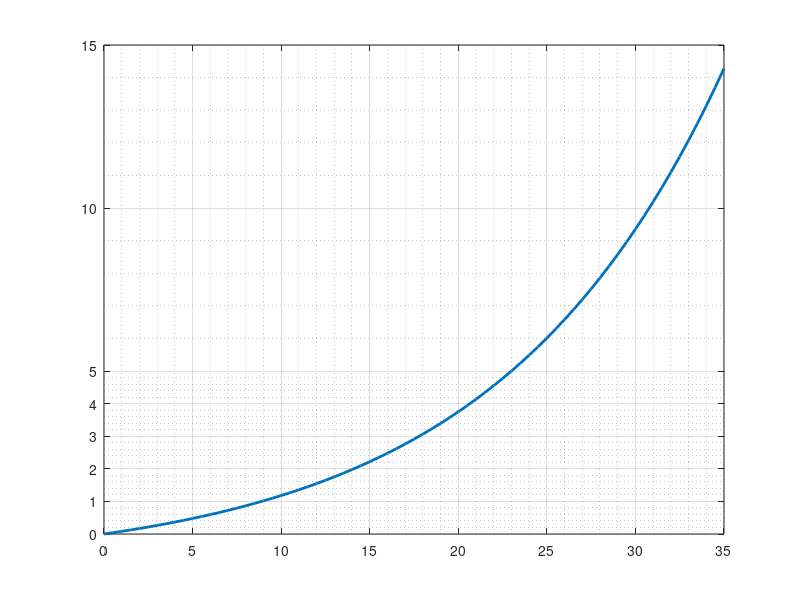

The MATLAB source for this figure: (Note: this script raises an error after producing the figure.)
%% clear->erase workspace variables, clc->clean command window, close all-> close all currently open figures
clear; clc; close all;

%% y = k + ae^(bt)
a = 1;
b = log(5/a + 1)/(23);
k = -a;
t = 0:0.5:35;
y = k + a*exp(b*t);

%% plot shenanigans
p = plot(t,y, 'LineWidth', 2), grid, grid minor; hold on;
xlim([0 35]); ylim([0 15]); yticks([0 1 2 3 4 5 10 15]);

xline(23, '-.'); yline(5, '-.');
plot(23, 5, 'r.', 'MarkerSize', 32);
datatip(p, 23, 5, 'Location', 'southeast');

%labels
xlabel('\textbf{Concentra\c{c}\~ao do f\''armaco, [mg/kg]}','interpreter','latex','FontSize',12);
ylabel('\textbf{N\''ivel de toxicidade}','interpreter','latex','FontSize',12);   
title('\textbf{Curva de toxicidade}', 'Interpreter','latex','FontSize',16);